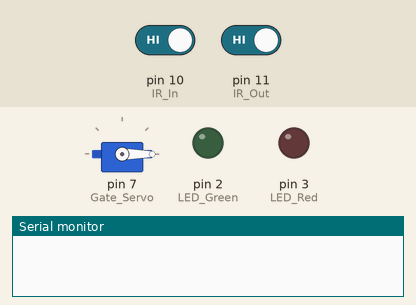
Simulated run of this sketch. Board: Arduino Uno, built with avr-gcc and run on an emulated ATmega328P. On the bench: servo, output pins drawn as LEDs (lit = HIGH), the last lines printed to the serial monitor. The test bench sets the inputs (shaded band); at power-on: pin 10 (IR_In) HIGH, pin 11 (IR_Out) HIGH.

Above: at 1.2 s.
1.3 s: pin 10 (IR_In) driven LOW
At 2.4 s:
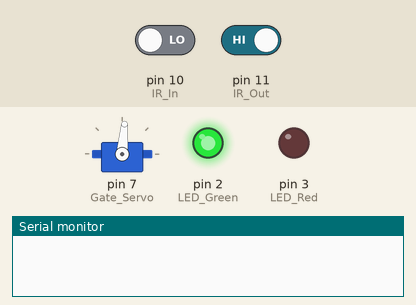
2.8 s: pin 10 (IR_In) driven HIGH
At 4.6 s:
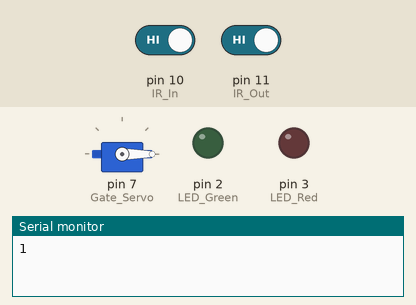
5.8 s: pin 11 (IR_Out) driven LOW
At 9.3 s:
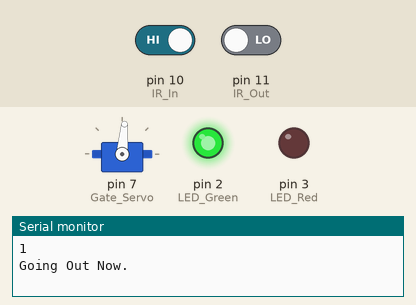
Timing chart, 0 to 10.8 s (numbered marks = the images above; inputs shaded):
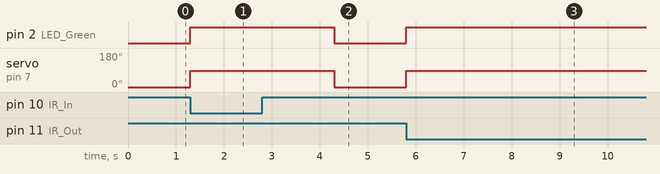

Measured:
- after the input at 1.3 s, pin 2 (LED_Green): LOW → HIGH at once; servo on pin 7 (Gate_Servo): 0° → 85° at once
- after the input at 2.8 s, pin 2 (LED_Green): HIGH → LOW after 1.5 s; servo on pin 7 (Gate_Servo): 85° → 0° after 1.5 s
- after the input at 5.8 s, pin 2 (LED_Green): LOW → HIGH at once; servo on pin 7 (Gate_Servo): 0° → 85° at once

The sketch:

Smart_Parking.ino
```cpp
#include <Servo.h>

const int IR_In = 10;
const int IR_Out = 11;

const int LED_Green = 2;
const int LED_Red = 3;

int Count = 0;

Servo Gate_Servo;

void setup() {
  pinMode(IR_In, INPUT);
  pinMode(IR_Out, INPUT);

  pinMode(LED_Green, OUTPUT);
  pinMode(LED_Red, OUTPUT);

  Gate_Servo.attach(7);

  Gate_Servo.write(0);

  Serial.begin(9600);
}

void loop() {
  // Handling IR1
  if (digitalRead(IR_In) == LOW) {
    if (Count < 8) {
      Gate_Servo.write(85);
      digitalWrite(LED_Green, HIGH);
      delay(3000);
      digitalWrite(LED_Green, LOW);
      Gate_Servo.write(0);
      Count=Count+1;
      Serial.println(Count);
    }

    else if (Count >= 8) {
      Gate_Servo.write(0);
      digitalWrite(LED_Red, HIGH);
      delay(3000);
      digitalWrite(LED_Red, LOW);
      Serial.println(Count);
    }
  }
  // Handling IR2
  if (digitalRead(IR_Out) == LOW) {
    if (Gate_Servo.read() == 0) {
      Gate_Servo.write(85);
      digitalWrite(LED_Green, HIGH);
      delay(3000);
      digitalWrite(LED_Green, LOW);
      Gate_Servo.write(0);
      Count=Count-1;
      Serial.println("Going Out Now.");
    }
    else{
      Gate_Servo.write(0);
      digitalWrite(LED_Red, HIGH);
      delay(3000);
      digitalWrite(LED_Red, LOW);
      Serial.println("No Going Out.");
    }
  }
}
```
